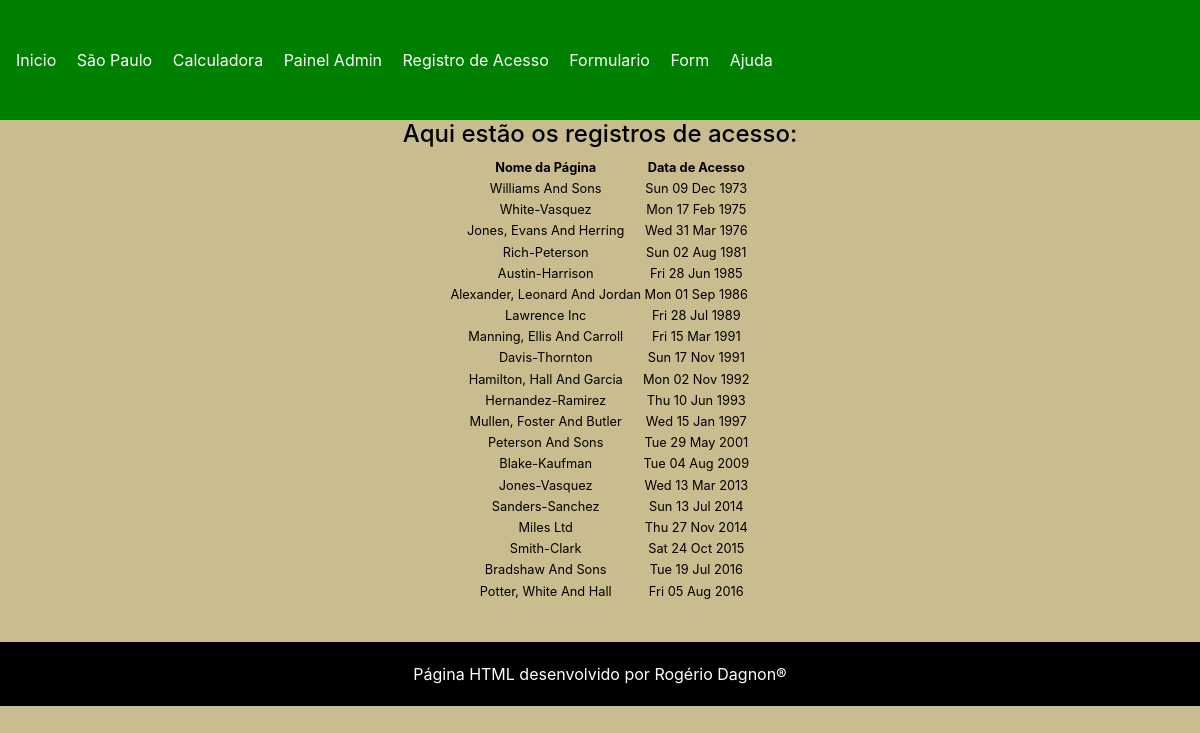
/app1/acesso/, run on the app's committed database.
### app1/models.py (models this page shows, shortened)
class RegistroAcesso(models.Model):
    pagina = models.ForeignKey(Webpage, on_delete=models.CASCADE)
    data = models.DateField()                                    #uma data em formato padrao

class Webpage(models.Model):                                     #classes de python representando modelos de dados
    topico = models.ForeignKey(Topico, on_delete=models.CASCADE) #Chave estrangeira - on_delete cascade para apagar tbm os acessos
    nome = models.CharField(max_length=264, unique=True)         #Um campo string, para campos texto de tamanhos pequeno e médio e unico
    url = models.URLField(unique=True)                           #um CharField com validador de URL e unico
    def __str__(self):
        return self.nome

### app1/views.py (the view)
# urls.py: path('acesso/', views.acesso, name='acesso'),
def acesso(request):
    lista_paginas = RegistroAcesso.objects.order_by('data')
    dict_lista2 = {"lista_acessos": lista_paginas}
    return render(request, 'app1/acesso.html', dict_lista2)

### app1/templates/app1/acesso.html (shortened to what this page needs)
<!DOCTYPE html>
{% extends 'app1/index.html' %}
{% load static %}
    {% block conteudo %}
        <head>
            <link rel="stylesheet" type="text/css" href="{% static "css/acesso.css" %}">
        </head>
        <body>
            <h2>Aqui estão os registros de acesso:</h2>
            <div class="djangtwo">
                {% if lista_acessos %}
                    <table>
                        <thead>
                            <th>Nome da Página</th>
                            <th>Data de Acesso</th>
                        </thead>
                        {% for acesso in lista_acessos %}
                            <tr>
                                <td>{{ acesso.pagina|title}}</td>
                                <td>{{ acesso.data|date:"D d M Y" }}</td>
                            </tr>
                        {% endfor %}
                    </table>
                {% else %}
                    <p>Sem registros. Tabela não criada.</p>
                {% endif %}
            </div>
        </body>
    {% endblock %}

### app1/templates/app1/index.html (shortened to what this page needs)
<!DOCTYPE html>
{% load static %}
    <html lang="pt-BR">
        <head>
            <link rel="stylesheet" type="text/css" href="{% static "css/index.css" %}">
            <link rel="stylesheet" href="https://stackpath.bootstrapcdn.com/bootstrap/4.5.2/css/bootstrap.min.css">
        </head>
        <body>
            {% block body %}
                <div class="pag">
                    <div class="menu">
                        <nav>
                            <a href="{% url 'index' %}">Inicio</a>
                            <a href="{% url 'app1:sp' %}">São Paulo</a>
                            <a href="{% url 'app1:calculadora' %}">Calculadora</a>
                            <a href="{% url 'admin:index' %}">Painel Admin</a>
                            <a href="{% url 'app1:acesso' %}">Registro de Acesso</a>
                            <a href="{% url 'app1:modelform' %}">Formulario</a>
                            <a href="{% url 'app1:form' %}">Form</a>
                            <a href="{% url 'app1:help' %}">Ajuda</a>
                        </nav>
                    </div>
                    {% block conteudosp %}
                        <div class="conteudo">
                            {% block conteudo %}{% endblock %}
                        <div class="rodape">
                            {% block rodape %}
                                <p class="p-rodape">Página HTML desenvolvido por Rogério Dagnon®</p>
                            {% endblock %}
                        </div>
                    {% endblock %}
                </div>
            {% endblock %}
        </body>
    </html>

### app1/static/css/index.css (style rules this page uses)
p { margin: 0; }
.pag { height: 100%; width: 100%; }
.menu { width: 100%; height: 15vh; background-color: green; }
nav { line-height: 15vh; }
nav a { text-decoration: none; margin-left: 1em; color: white; font-size: 1em !important; }
.conteudo { width: 100%; height: 77vh; position: relative; z-index: 1; }
.rodape { width: 100%; height: 8vh; background-color: black; }
.rodape p { text-align: center; line-height: 8vh; color: white; }

### app1/static/css/acesso.css (style rules this page uses)
h2 { text-align: center; color: black; font-size: 1.5em; }
.djangtwo { text-align: center; color: black; margin-top: 0; margin-left: 350px; margin-right: 350px; margin-outside: 0; margin-bottom: 40px; font-size: 0.8em; }
.djangtwo table { margin-left: auto; margin-right: auto; }
body { content: ""; background-color: #C9BC8F; top: 0; left: 0; bottom: 0; right: 0; position: absolute; z-index: -1; }

### data on the page
RegistroAcesso: pagina "Williams And Sons", data "Sun 09 Dec 1973"
RegistroAcesso: pagina "White-Vasquez", data "Mon 17 Feb 1975"
RegistroAcesso: pagina "Jones, Evans And Herring", data "Wed 31 Mar 1976"
RegistroAcesso: pagina "Rich-Peterson", data "Sun 02 Aug 1981"
RegistroAcesso: pagina "Austin-Harrison", data "Fri 28 Jun 1985"
RegistroAcesso: pagina "Alexander, Leonard And Jordan", data "Mon 01 Sep 1986"
RegistroAcesso: pagina "Lawrence Inc", data "Fri 28 Jul 1989"
RegistroAcesso: pagina "Manning, Ellis And Carroll", data "Fri 15 Mar 1991"
RegistroAcesso: pagina "Davis-Thornton", data "Sun 17 Nov 1991"
RegistroAcesso: pagina "Hamilton, Hall And Garcia", data "Mon 02 Nov 1992"
RegistroAcesso: pagina "Hernandez-Ramirez", data "Thu 10 Jun 1993"
RegistroAcesso: pagina "Mullen, Foster And Butler", data "Wed 15 Jan 1997"
RegistroAcesso: pagina "Peterson And Sons", data "Tue 29 May 2001"
RegistroAcesso: pagina "Blake-Kaufman", data "Tue 04 Aug 2009"
RegistroAcesso: pagina "Jones-Vasquez", data "Wed 13 Mar 2013"
RegistroAcesso: pagina "Sanders-Sanchez", data "Sun 13 Jul 2014"
RegistroAcesso: pagina "Miles Ltd", data "Thu 27 Nov 2014"
RegistroAcesso: pagina "Smith-Clark", data "Sat 24 Oct 2015"
RegistroAcesso: pagina "Bradshaw And Sons", data "Tue 19 Jul 2016"
RegistroAcesso: pagina "Potter, White And Hall", data "Fri 05 Aug 2016"
